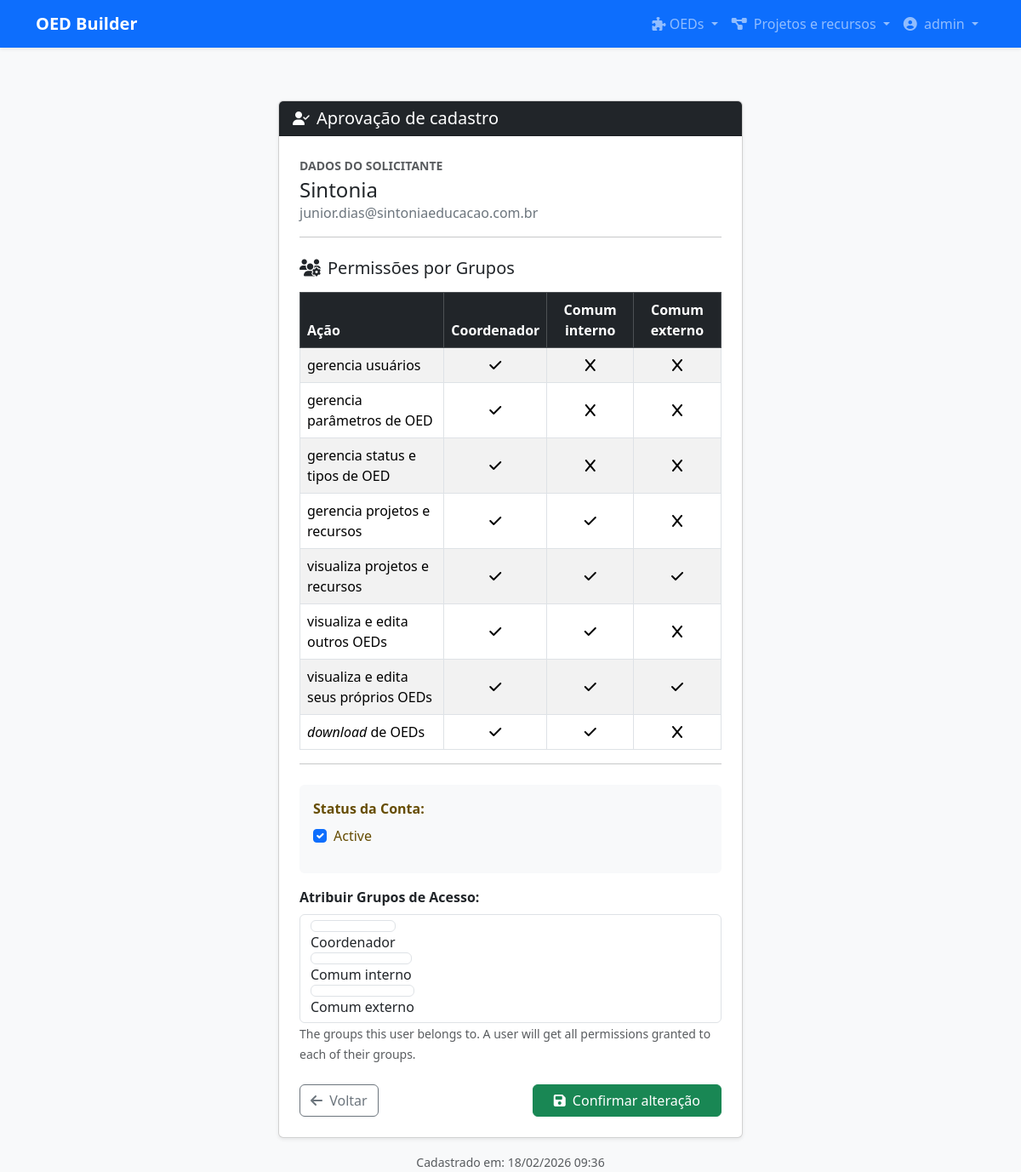
The app's page /accounts/gerenciar/aprovar/4/ (signed in) with its own data.
### usuarios/models.py (models this page shows, shortened)
class Usuario(AbstractUser):
    email = models.EmailField('E-mail', unique=True) # Torna o e-mail obrigatório e único
    aprovado = models.BooleanField('Aprovado pelo Coordenador', default=False)

### usuarios/views.py (the view, shortened to what this page needs)
# urls.py: path('gerenciar/aprovar/<int:pk>/', views.UsuarioAprovarView.as_view(), name='aprovar_usuario'),
class UsuarioAprovarView(CoordenadorRequiredMixin, UpdateView):
    model = User
    form_class = UsuarioActivateDeactivateForm
    template_name = 'usuario_aprovar_form.html' # Um template opcional para edição individual
    success_url = reverse_lazy('gerenciar_usuarios_todos')

### usuarios/forms.py
class UsuarioActivateDeactivateForm(forms.ModelForm):
    class Meta:
        model = User
        fields = ['is_active', 'groups']
        widgets = {
            'is_active': forms.CheckboxInput(attrs={'class': 'form-check-input'}),
            'groups': forms.CheckboxSelectMultiple(),
        }

### usuarios/views.py (called while the page is built)
    def test_func(self):
        return (
            self.request.user.groups.filter(name='Coordenador').exists() or
            self.request.user.is_superuser
        )

### usuarios/templates/usuario_aprovar_form.html (shortened to what this page needs)
{% extends "base.html" %}
{% load django_bootstrap5 %}
{% block content %}
<div class="row justify-content-center">
    <div class="col-md-6">
        <div class="card shadow-sm mt-5">
            <div class="card-header bg-dark text-white d-flex align-items-center">
                <i class="fas fa-user-check me-2"></i>
                <h5 class="mb-0">Aprovação de cadastro</h5>
            </div>
            <div class="card-body p-4">
                <div class="mb-4">
                    <p class="mb-1 text-muted small uppercase fw-bold">DADOS DO SOLICITANTE</p>
                    <h4 class="mb-0">{{ object.get_full_name|default:object.username }}</h4>
                    <p class="text-secondary">{{ object.email }}</p>
                    <hr>
                </div>
                <div class="mb-4">
                    <h5 class="mb-3"><i class="fas fa-users-cog me-2"></i>Permissões por Grupos</h5>
                    <table class="table table-striped table-bordered table-hover text-center align-middle">
                        <thead class="table-dark">
                            <th class="text-start">Ação</th>
                            <th>Coordenador</th>
                            <th>Comum interno</th>
                            <th>Comum externo</th>
                        </thead>
                        <tbody>
                            <tr>
                                <td class="text-start">gerencia usuários</td>
                                <td><i class="fa-solid fa-check"></i></td>
                                <td><i class="fa-solid fa-x"></i></td>
                                <td><i class="fa-solid fa-x"></i></td>
                            </tr>
                            <tr>
                                <td class="text-start">gerencia parâmetros de OED</td>
                                <td><i class="fa-solid fa-check"></i></td>
                                <td><i class="fa-solid fa-x"></i></td>
                                <td><i class="fa-solid fa-x"></i></td>
                            </tr>
                            <tr>
                                <td class="text-start">gerencia status e tipos de OED</td>
                                <td><i class="fa-solid fa-check"></i></td>
                                <td><i class="fa-solid fa-x"></i></td>
                                <td><i class="fa-solid fa-x"></i></td>
                            </tr>
                            <tr>
                                <td class="text-start">gerencia projetos e recursos</td>
                                <td><i class="fa-solid fa-check"></i></td>
                                <td><i class="fa-solid fa-check"></i></td>
                                <td><i class="fa-solid fa-x"></i></td>
                            </tr>
                            <tr>
                                <td class="text-start">visualiza projetos e recursos</td>
                                <td><i class="fa-solid fa-check"></i></td>
                                <td><i class="fa-solid fa-check"></i></td>
                                <td><i class="fa-solid fa-check"></i></td>
                            </tr>
                            <tr>
                                <td class="text-start">visualiza e edita outros OEDs</td>
                                <td><i class="fa-solid fa-check"></i></td>
                                <td><i class="fa-solid fa-check"></i></td>
                                <td><i class="fa-solid fa-x"></i></td>
                            </tr>
                            <tr>
                                <td class="text-start">visualiza e edita seus próprios OEDs</td>
                                <td><i class="fa-solid fa-check"></i></td>
                                <td><i class="fa-solid fa-check"></i></td>
                                <td><i class="fa-solid fa-check"></i></td>
                            </tr>
                            <tr>
                                <td class="text-start"><em>download</em> de OEDs</td>
                                <td><i class="fa-solid fa-check"></i></td>
                                <td><i class="fa-solid fa-check"></i></td>
                                <td><i class="fa-solid fa-x"></i></td>
                            </tr>
                        </tbody>
                    </table>
                    <hr>
                </div>
                <form method="post" class="form">
                    <div class="alert alert-warning border-0 bg-light">
                        <p class="mb-2"><strong>Status da Conta:</strong></p>
                        {% bootstrap_field form.is_active %}
                    </div>
                    <div class="mb-3">
                        <label class="form-label fw-bold">Atribuir Grupos de Acesso:</label>
                        {% bootstrap_field form.groups show_label=False %}
                    </div>
                    <div class="d-flex justify-content-between align-items-center mt-4">
                        <a href="{% url 'gerenciar_usuarios_todos' %}" class="btn btn-outline-secondary">
                            <i class="fas fa-arrow-left me-1"></i> Voltar
                        </a>
                        <button type="submit" class="btn btn-success px-4">
                            <i class="fas fa-save me-1"></i> Confirmar alteração
                        </button>
                    </div>
                </form>
            </div>
        </div>
        <div class="text-center mt-3">
            <small class="text-muted">
                Cadastrado em: {{ object.date_joined|date:"d/m/Y H:i" }}
            </small>
        </div>
    </div>
</div>
{% endblock %}

### core/templates/base.html (shortened to what this page needs)
{% load django_bootstrap5 %}
{% load static %}
<!DOCTYPE html>
<html lang="pt-br">
<head>
    {% bootstrap_css %}
    <link rel="stylesheet" href="{% static 'css/style.css' %}">
    <link rel="stylesheet" href="https://cdnjs.cloudflare.com/ajax/libs/font-awesome/6.5.1/css/all.min.css">
</head>
<body class="bg-light">
    <nav class="navbar navbar-expand-lg navbar-dark bg-primary fixed-top shadow-sm">
        <div class="container">
            <a class="navbar-brand fw-bold" href="{% url 'home' %}">OED Builder</a>
            <div class="collapse navbar-collapse" id="navbarNav">
                <ul class="navbar-nav ms-auto">
                    {% if request.user.is_authenticated %}
                    <li class="nav-item dropdown">
                        <a class="nav-link dropdown-toggle" href="#" id="navbarDropdownOeds" role="button"
                            data-bs-toggle="dropdown" aria-expanded="false">
                            <i class="fa fa-puzzle-piece" aria-hidden="true"></i> OEDs
                        </a>
                    </li>
                    <li class="nav-item dropdown">
                        <a class="nav-link dropdown-toggle" href="#" id="navbarDropdownProjetos" role="button"
                            data-bs-toggle="dropdown" aria-expanded="false">
                            <i class="fas fa-diagram-project me-1"></i> Projetos e recursos
                        </a>
                    </li>
                    <li class="nav-item dropdown">
                        <a class="nav-link dropdown-toggle" href="#" id="userDropdown" role="button"
                            data-bs-toggle="dropdown" aria-expanded="false">
                            <i class="fas fa-user-circle me-1"></i> {{ request.user.username }}
                        </a>
                    </li>
                    {% endif %}
                </ul>
            </div>
        </div>
    </nav>
    <main class="container">
        {% block content %}
        {% endblock %}
    </main>
</body>
</html>

### core/templates/base.html (style rules this page uses)
body { padding-top: 70px; }

### records on screen
Usuario: user.username "admin"
Usuario: get_full_name "Sintonia", email "junior.dias@sintoniaeducacao.com.br", is_active "☑", date_joined "18/02/2026 09:36"
